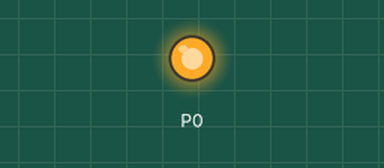
This program was run on a simulated BBC micro:bit (MakeCode). Parts: output pins drawn as LEDs (lit = HIGH).

Above: at 0.1 s.
At 6.86 s:
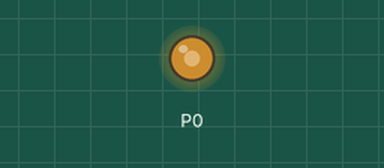
At 12.9 s:
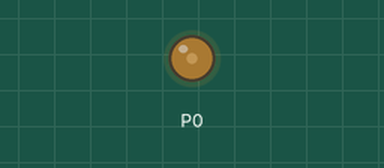
At 27.7 s:
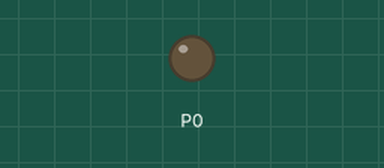
Timing chart, 0 to 40.0 s (numbered marks = the images above):
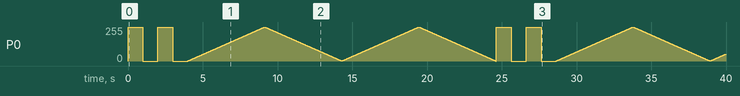

The program:

main.ts
```typescript
let val = 0
led.enable(false)
basic.forever(function () {
    for (let index = 0; index < 2; index++) {
        pins.digitalWritePin(DigitalPin.P0, 1)
        basic.pause(1000)
        pins.digitalWritePin(DigitalPin.P0, 0)
        basic.pause(1000)
    }
    for (let index = 0; index < 2; index++) {
        while (val < 1024) {
            val = val + 1
            pins.analogWritePin(AnalogPin.P0, val)
            basic.pause(5)
        }
        while (val > 0) {
            val = val - 1
            pins.analogWritePin(AnalogPin.P0, val)
            basic.pause(5)
        }
    }
})
```

test.ts
```typescript
// testes vão aqui; isto não será compilado quando este pacote for usado como uma extensão.
```

Measured:
- by itself, P0: 0/255 → 255/255 at 0.00 s, → 0/255 1.0 s later, → 255/255 1.0 s later, → 0/255 1.0 s later, … (1586 changes in this stretch)
